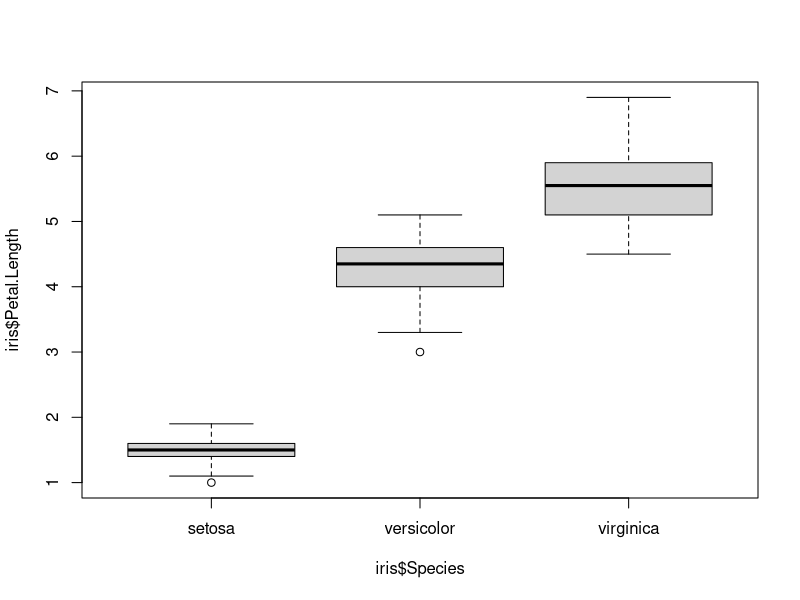
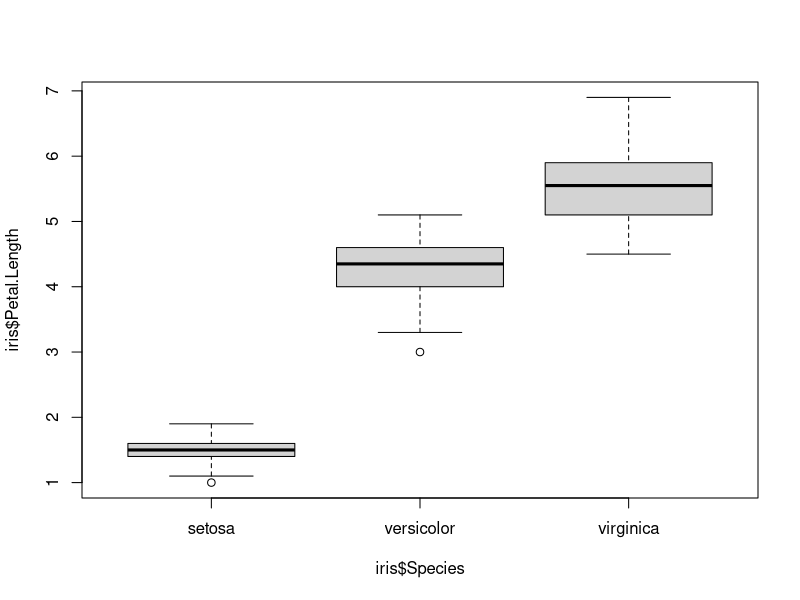
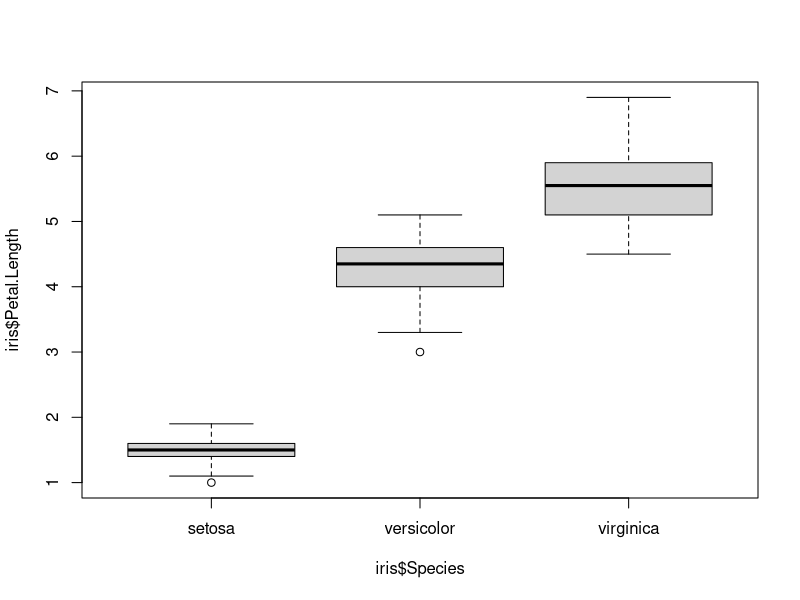

R code for these plots, in order:
## ---- chunk 1
alfa = runif (1)

head (iris)
plot (iris$Petal.Length ~ iris$Species)
## ---- chunk 2
alfa2 = runif(1)

print (alfa2)
alfa2^2
plot (iris$Petal.Length ~ iris$Species)
## ---- chunk 3
alfa4 = runif(1)

print (alfa4)
alfa4^2
plot (iris$Petal.Length ~ iris$Species)
